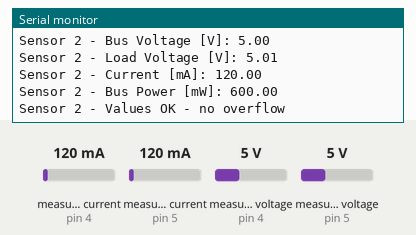
Bench run of a sketch on a simulated Arduino Uno, built with avr-gcc and run on an emulated ATmega328P. On the bench: the last lines printed to the serial monitor. The test bench sets the inputs (shaded band); at power-on: measured current (sensors on pin 4, pin 5) 120 mA, measured voltage (sensors on pin 4, pin 5) 5 V.

Above: at 1.2 s.
1.3 s: measured current (sensor on pin 4) set to 40 mA
At 2.9 s:
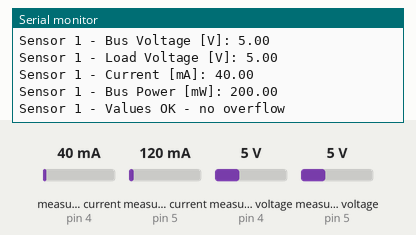
3.4 s: measured current (sensor on pin 5) set to 40 mA
At 5.4 s:
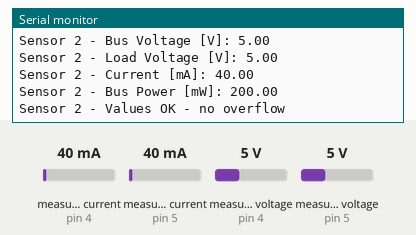
5.5 s: measured voltage (sensor on pin 4) set to 0.3 V
At 7.0 s:
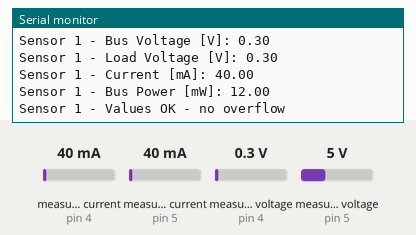
7.6 s: measured voltage (sensor on pin 5) set to 0.3 V
At 9.6 s:
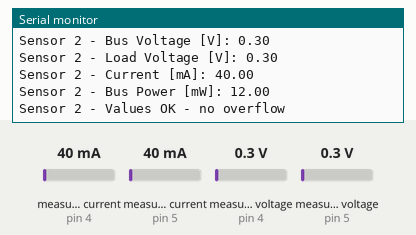
9.7 s: measured current (sensor on pin 4) set to 500 mA
At 10.6 s:
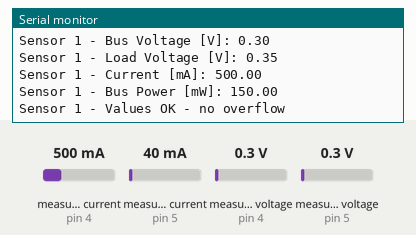
15.3 s: measured current (sensor on pin 5) set to 500 mA
At 15.8 s:
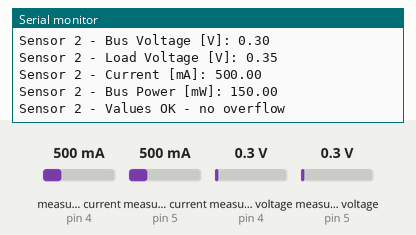
Timing chart, 0 to 18.3 s (numbered marks = the images above; inputs shaded):
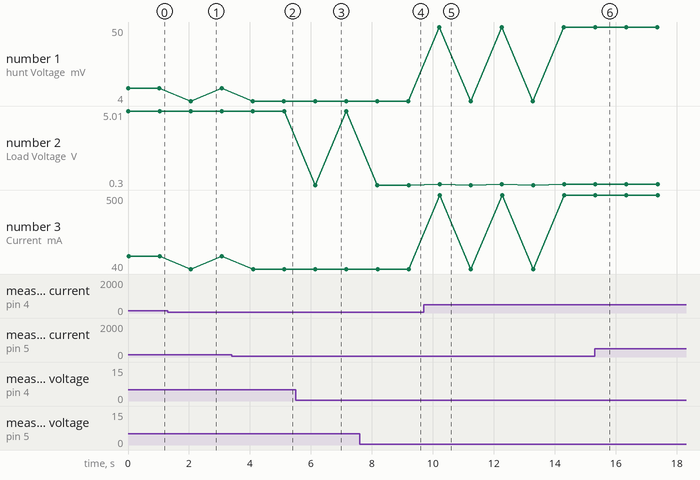

Measured:
- after the input at 1.3 s, the serial monitor: prints a new line after 0.75 s (image 1)
- after the input at 3.4 s, the serial monitor: prints a new line after 1.7 s (image 2)
- after the input at 5.5 s, the serial monitor: prints a new line after 0.64 s (image 3)
- after the input at 7.6 s, the serial monitor: prints a new line after 1.6 s (image 4)
- after the input at 9.7 s, the serial monitor: prints a new line after 0.52 s (image 5)
- after the input at 15.3 s, the serial monitor: prints a new line at once (image 6)
- plotted number 1: 4 → 50 after the input at 9.7 s
- plotted number 2: 0.3 → 0.35 after the input at 9.7 s

The sketch:

4_INA226-dual.ino
```cpp
#include <Wire.h>
#include <INA226_WE.h>

#define I2C_ADDRESS1 0x44
#define I2C_ADDRESS2 0x45

// Create INA226_WE instances for each sensor
INA226_WE ina226_1(I2C_ADDRESS1);
INA226_WE ina226_2(I2C_ADDRESS2);

void setup() {
  Serial.begin(115200);

  // Initialize hardware I2C (Wire)
  Wire.begin();

  // Initialize first INA226 sensor
  if (!ina226_1.init()) {
    Serial.println("Failed to init INA226 sensor 1. Check your wiring.");
    while (1) {}
  }

  // Initialize second INA226 sensor
  if (!ina226_2.init()) {
    Serial.println("Failed to init INA226 sensor 2. Check your wiring.");
    while (1) {}
  }

  Serial.println("INA226 Current Sensor Example Sketch - Continuous");

  // Wait for the first conversion to complete for both sensors
  ina226_1.waitUntilConversionCompleted();
  ina226_2.waitUntilConversionCompleted();
}

void loop() {
  readAndPrintSensorData(ina226_1, "Sensor 1");
  delay(1000);
  readAndPrintSensorData(ina226_2, "Sensor 2");
  delay(1000);
}

void readAndPrintSensorData(INA226_WE &sensor, const char* sensorName) {
  float shuntVoltage_mV = sensor.getShuntVoltage_mV();
  float busVoltage_V = sensor.getBusVoltage_V();
  float current_mA = sensor.getCurrent_mA();
  float power_mW = sensor.getBusPower();
  float loadVoltage_V = busVoltage_V + (shuntVoltage_mV / 1000);

  // Print sensor data
  Serial.print(sensorName); Serial.print(" - Shunt Voltage [mV]: "); Serial.println(shuntVoltage_mV);
  Serial.print(sensorName); Serial.print(" - Bus Voltage [V]: "); Serial.println(busVoltage_V);
  Serial.print(sensorName); Serial.print(" - Load Voltage [V]: "); Serial.println(loadVoltage_V);
  Serial.print(sensorName); Serial.print(" - Current [mA]: "); Serial.println(current_mA);
  Serial.print(sensorName); Serial.print(" - Bus Power [mW]: "); Serial.println(power_mW);

  // Check for overflow
  if (!sensor.overflow) {
    Serial.print(sensorName); Serial.println(" - Values OK - no overflow");
  } else {
    Serial.print(sensorName); Serial.println(" - Overflow! Choose higher current range");
  }

  Serial.println();
}
```
